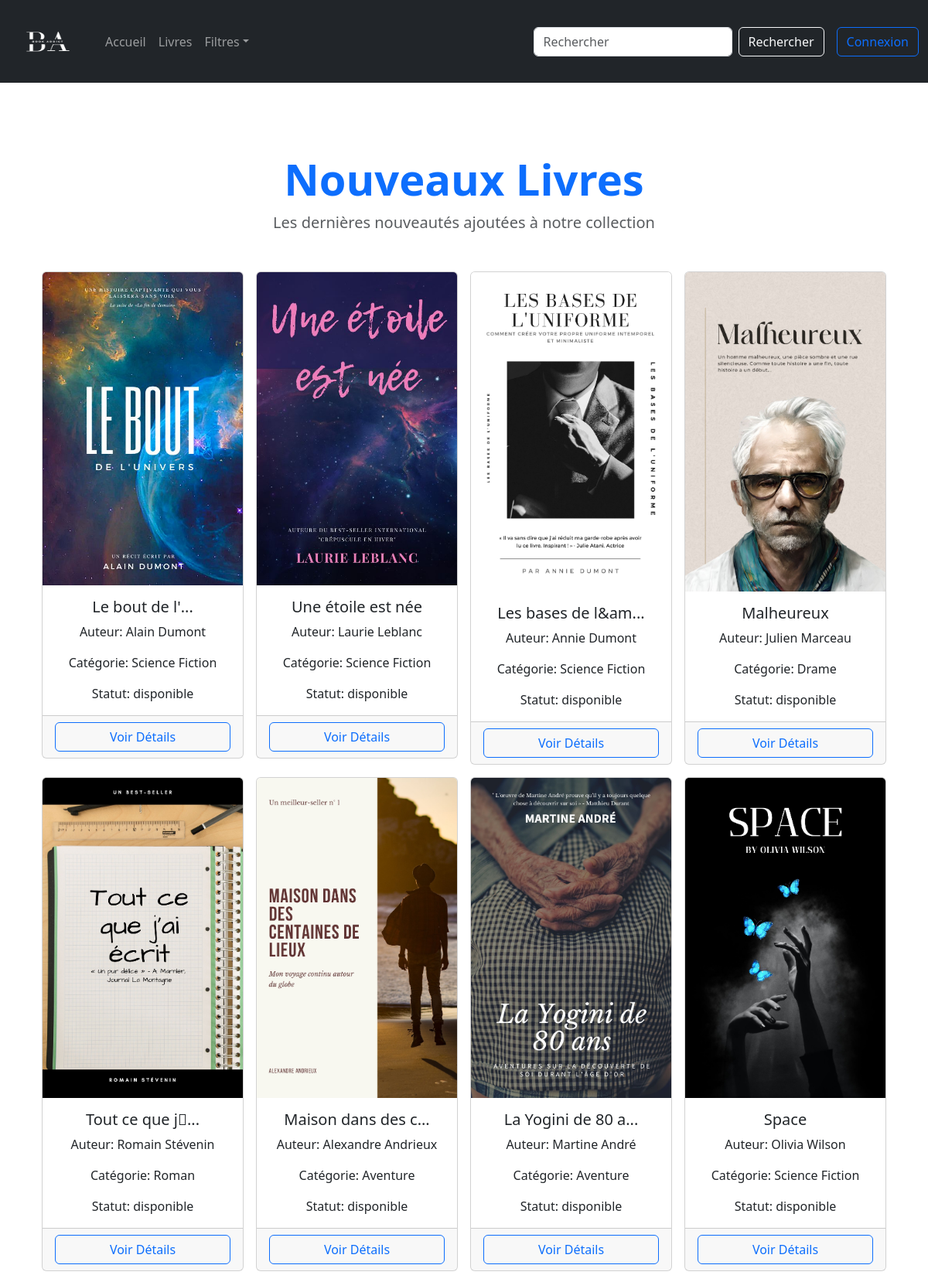
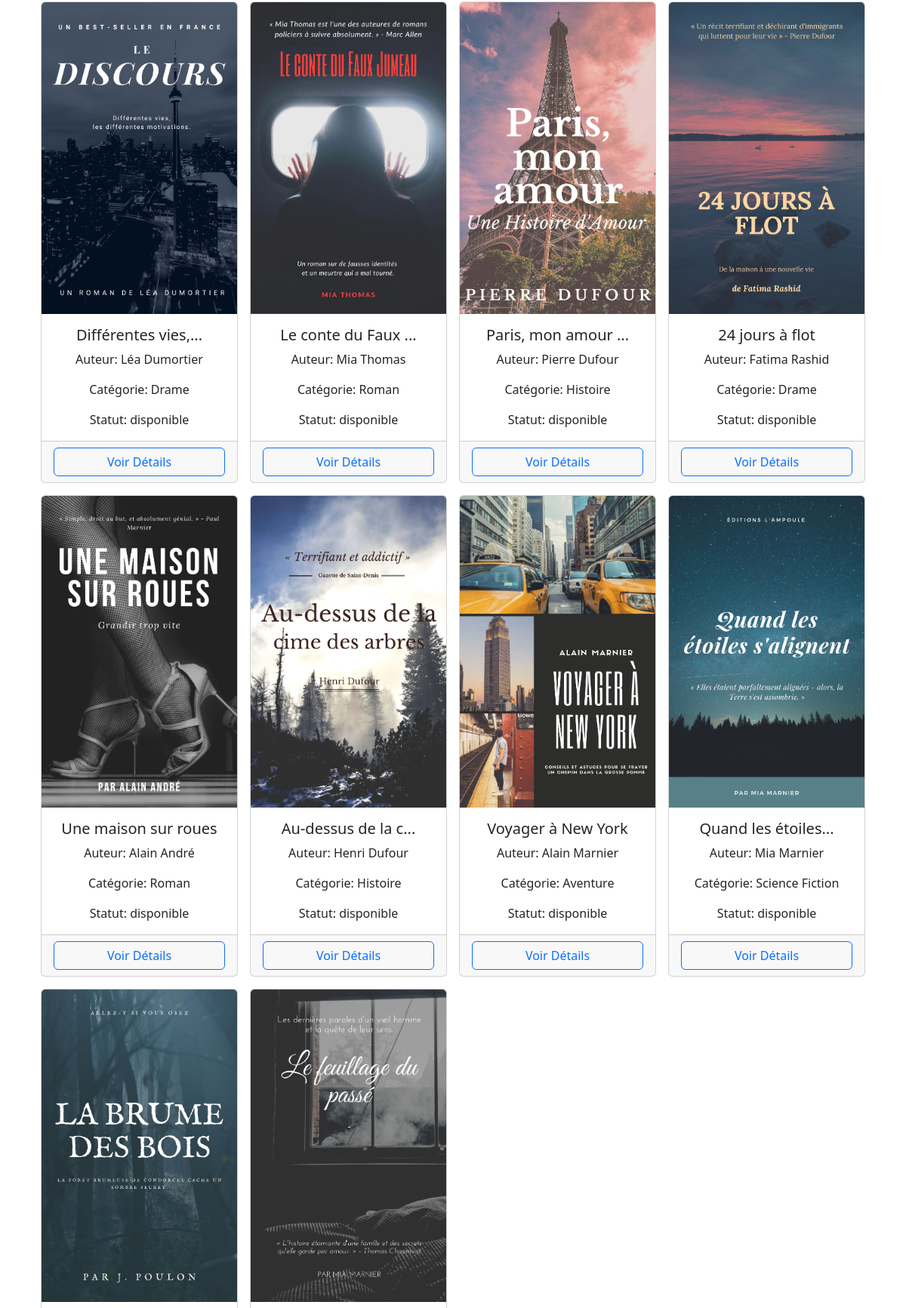
The app's page /index.php?p=nouveauxLivres (upper part) with its own data (2 pictures, top to bottom).
### tables this page shows
CREATE TABLE IF NOT EXISTS `livres` (
  `id_livre` int NOT NULL AUTO_INCREMENT,
  `titre` varchar(255) NOT NULL,
  `auteur` varchar(100) NOT NULL,
  `categorie` varchar(100) DEFAULT NULL,
  `isbn` varchar(13) DEFAULT NULL,
  `statut` enum('disponible','emprunte') DEFAULT 'disponible',
  `date_ajout` timestamp NULL DEFAULT CURRENT_TIMESTAMP,
  `image` varchar(255) NOT NULL,
  `description` text NOT NULL,
  PRIMARY KEY (`id_livre`),
  UNIQUE KEY `isbn` (`isbn`)
);

### controleur/interfaceControleur.php (called while the page is built, shortened)
<?php
require_once("./model/interfaceModel.php");
function nouveauxLivresPage()
{
    $nouveauxlivres = afficheNouveauxLivres(true);
    require("./view/nouveauxLivresView.php");
}
?>

### model/interfaceModel.php (called while the page is built, shortened)
<?php
   function afficheNouveauxLivres($all = false): array
   {
       try {
           $pdo = dbConnect();
           if ($all) {
               $pdoStatement = $pdo->prepare('SELECT * FROM livres WHERE date_ajout >= DATE_SUB(CURDATE(), INTERVAL 30 DAY) ORDER BY date_ajout DESC');
           } else {
               $pdoStatement = $pdo->prepare('SELECT * FROM livres WHERE date_ajout >= DATE_SUB(CURDATE(), INTERVAL 30 DAY) ORDER BY date_ajout DESC LIMIT 4');
           }
           $pdoStatement->execute();
           $nouveauxLivres = $pdoStatement->fetchAll(PDO::FETCH_ASSOC);
           return $nouveauxLivres;
       } catch (PDOException $e) {
           echo "Erreur : " . $e->getMessage();
           return [];
       }
   }
   ?>

### view/nouveauxLivresView.php (the view, shortened to what this page needs)
<div class="container my-5">
    <h2 class="text-center display-4 fw-bold text-primary">Nouveaux Livres</h2>
    <p class="text-center text-muted fs-5">Les dernières nouveautés ajoutées à notre collection</p>
</div>
<div class="container text-center">
    <div class="row row-cols-2 row-cols-md-3 row-cols-lg-4 g-3">
        <?php if (isset($nouveauxlivres)):
            foreach ($nouveauxlivres as $nouveaulivre):
        ?>
                <div class="col">
                    <div class="card hover-zoom">
                        <img src="<?= URL_ASSETS . 'images/' . $nouveaulivre['image']; ?>" class="card-img-top" alt="Image du livre">
                        <div class="card-body">
                            <h5 class="card-title"> <?= mb_strimwidth($nouveaulivre["titre"], 0, 20, "..."); ?></h5>
                            <p class="card-text">Auteur: <?= mb_strimwidth($nouveaulivre["auteur"], 0, 20, "..."); ?></p>
                            <p class="card-text">Catégorie: <?= $nouveaulivre["categorie"] ?></p>
                            <p class="card-text">Statut: <?= $nouveaulivre["statut"] ?></p>
                        </div>
                        <div class="card-footer text-center">
                        <a href="index.php?p=detailLivre&idLivre=<?= $nouveaulivre["id_livre"] ?>" class="btn btn-outline-primary w-100">Voir Détails</a>
                        </div>
                    </div>
                </div>
        <?php
            endforeach;
        endif;
        ?>
<?php
require("./view/template/templateAccueil.php");
?>

### assets/css/style.css (style rules this page uses)
.hover-zoom { transition: transform 0.3s ease; }

### records on screen
livres: image (picture), titre "Le bout de l'...", auteur "Alain Dumont", categorie "Science Fiction", statut "disponible"
livres: image (picture), titre "Une étoile est née", auteur "Laurie Leblanc", categorie "Science Fiction", statut "disponible"
livres: image (picture), titre "Les bases de l&am...", auteur "Annie Dumont", categorie "Science Fiction", statut "disponible"
livres: image (picture), titre "Malheureux", auteur "Julien Marceau", categorie "Drame", statut "disponible"
livres: image (picture), titre "Tout ce que j\u0003...", auteur "Romain Stévenin", categorie "Roman", statut "disponible"
livres: image (picture), titre "Maison dans des c...", auteur "Alexandre Andrieux", categorie "Aventure", statut "disponible"
livres: image (picture), titre "La Yogini de 80 a...", auteur "Martine André", categorie "Aventure", statut "disponible"
livres: image (picture), titre "Space", auteur "Olivia Wilson", categorie "Science Fiction", statut "disponible"
livres: image (picture), titre "Différentes vies,...", auteur "Léa Dumortier", categorie "Drame", statut "disponible"
livres: image (picture), titre "Le conte du Faux ...", auteur "Mia Thomas", categorie "Roman", statut "disponible"
livres: image (picture), titre "Paris, mon amour ...", auteur "Pierre Dufour", categorie "Histoire", statut "disponible"
livres: image (picture), titre "24 jours à flot", auteur "Fatima Rashid", categorie "Drame", statut "disponible"
livres: image (picture), titre "Une maison sur roues", auteur "Alain André", categorie "Roman", statut "disponible"
livres: image (picture), titre "Au-dessus de la c...", auteur "Henri Dufour", categorie "Histoire", statut "disponible"
livres: image (picture), titre "Voyager à New York", auteur "Alain Marnier", categorie "Aventure", statut "disponible"
livres: image (picture), titre "Quand les étoiles...", auteur "Mia Marnier", categorie "Science Fiction", statut "disponible"
livres: image (picture)
livres: image (picture)
